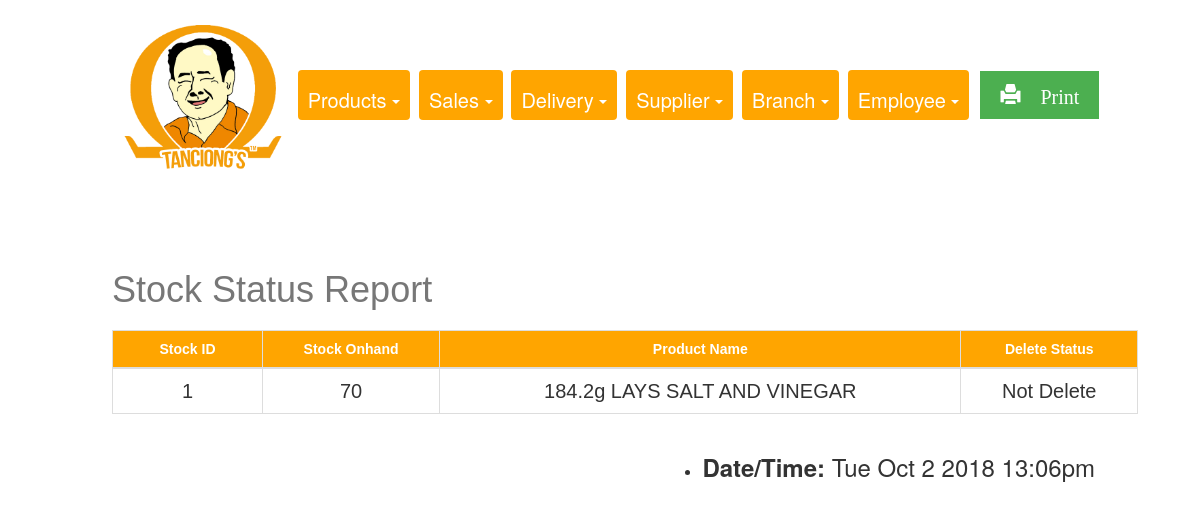
Before: /Final_Tanciongs/REPORTS/stockStatusReport.php with the older database file.
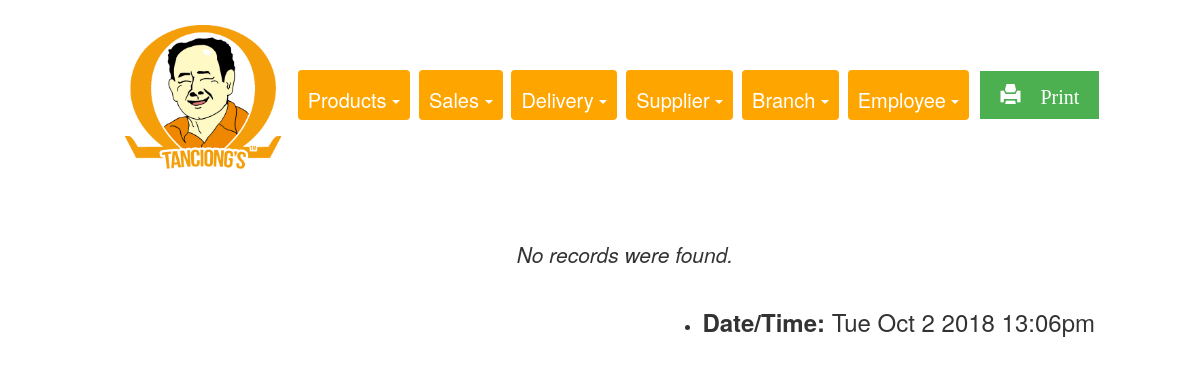
After: the same page with the newer database file.
### tables this page shows
CREATE TABLE `stock` (
  `stock_id` int(11) NOT NULL,
  `product_id` int(11) DEFAULT NULL,
  `stock_onhand` int(11) DEFAULT NULL,
  `deleteStatus` tinyint(4) DEFAULT NULL
);

CREATE TABLE `product` (
  `product_id` int(11) NOT NULL,
  `product_code` bigint(20) DEFAULT NULL,
  `product_name` varchar(255) DEFAULT NULL,
  `product_type` tinyint(1) DEFAULT NULL,
  `standard_cost` float(255,2) DEFAULT NULL,
  `markup_cost` varchar(5) NOT NULL,
  `list_price` float(255,2) AS (standard_cost + markup_cost) VIRTUAL,
  `branch_id` int(11) DEFAULT NULL,
  `category_id` int(11) DEFAULT NULL,
  `deleteStatus` tinyint(4) DEFAULT NULL
);

### Final_Tanciongs/REPORTS/stockStatusReport.php (the view, shortened to what this page needs)
<!DOCTYPE html>
<html>
<head>
  <link rel="stylesheet" href="https://maxcdn.bootstrapcdn.com/bootstrap/3.3.7/css/bootstrap.min.css">
  <link rel="stylesheet" type="text/css" href="report.css">
</head>
<body>
<center>
<div class="container-fluid1">
<div class= "choices">
<img class="img1" src="pic.png">
<div class="btn-group">
  <a class="btn dropdown-toggle" data-toggle="dropdown">
   Products
    <span class="caret"></span>
  </a>
</div>
<div class="btn-group">
  <a class="btn dropdown-toggle" data-toggle="dropdown">
    Sales
    <span class="caret"></span>
  </a>
</div>
<div class="btn-group">
  <a class="btn dropdown-toggle" data-toggle="dropdown">
   Delivery
    <span class="caret"></span>
  </a>
</div>
<div class="btn-group">
  <a class="btn dropdown-toggle" data-toggle="dropdown">
   Supplier
    <span class="caret"></span>
  </a>
</div>
<div class="btn-group">
  <a class="btn dropdown-toggle" data-toggle="dropdown">
 Branch
    <span class="caret"></span>
  </a>
</div>
<div class="btn-group">
  <a class="btn dropdown-toggle" data-toggle="dropdown">
   Employee
    <span class="caret"></span>
  </a>
</div>
<div class="btn-group">
  <a class="button" href="stockReportPrint.php"  target="_blank"><span class="glyphicon glyphicon-print"> Print</span>
  </a>
</div>
</div>
<div class="container">
<?php
                    require_once 'connection.php'; ?>
                    <br><br><br>
                    <?php
                    $sql = "SELECT  stock.stock_id, stock.stock_onhand,  product.product_id, product.product_name, stock.deleteStatus,
                    CASE WHEN stock.deleteStatus = 1 THEN 'Deleted' ELSE 'Not Delete' END AS deleteStatus
                    FROM stock, product
                    WHERE stock.product_id =product.product_id
                    ORDER BY stock_id ASC";
                    if($result = mysqli_query($conn, $sql)){
                        if(mysqli_num_rows($result) > 0){
                            echo "<center><table class='table'></center>";
                                echo "<thead>";
                                echo "<caption><h1>Stock Status Report</h1></caption>";
                                    echo "<tr style='width: 100px;'>";
                                        echo "<th style='width: 150px;'>Stock ID </th>";
                                        echo "<th>Stock Onhand</th>";
                                         echo "<th>Product Name</th>";
                                        echo "<th>Delete Status</th>";
                                    echo "</tr>";
                                echo "</thead>";
                                echo "<tbody>";
                                while($row = mysqli_fetch_assoc($result)){
                                    echo "<tr>";
                                        echo "<td> ", "<center>". $row['stock_id'] . "</center>", "</td>";
                                        echo "<td> ","<center>". $row['stock_onhand'] . "</center>","</td>";
                                        echo "<td>", "<center>". $row['product_name'] ."</center>", "</td>";
                                        echo "<td> ", "<center>". $row['deleteStatus'] . "</center>", "</td>";
                                    echo "</tr>";
                                }
                                echo "</tbody>";
                        } else{
                            echo "<p class='lead'><em>No records were found.</em></p>";
                        }
                    } else{
                        echo "ERROR: Could not able to execute $sql. " . mysqli_error($conn);
                    }
                    ?>
            <ul class=date>
     <li><h3><b>Date/Time: </b><span id="date"></h3></li>
</ul>
</div>
</div>
</center>
</body>
</html>

Changed rows visible on the page:
removed stock: stock_id "1", stock_onhand "70", product.product_name "184.2g LAYS SALT AND VINEGAR", deleteStatus "Not Delete"
Other visible differences:
text no longer shown: "Stock Status Report Stock ID Stock Onhand Product Name Delete Status"
text now shown: "No records were found."
